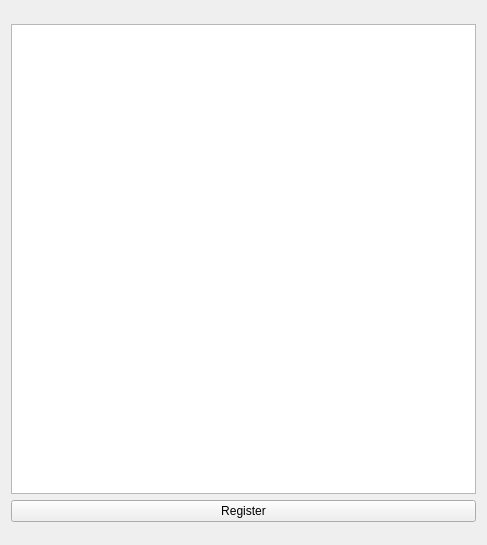
<?xml version="1.0" encoding="UTF-8"?>
<ui version="4.0">
 <class>tab_roi</class>
 <widget class="QWidget" name="tab_roi">
  <property name="geometry">
   <rect>
    <x>0</x>
    <y>0</y>
    <width>487</width>
    <height>545</height>
   </rect>
  </property>
  <property name="windowTitle">
   <string>Form</string>
  </property>
  <layout class="QVBoxLayout" name="verticalLayout_2">
   <property name="topMargin">
    <number>12</number>
   </property>
   <item>
    <layout class="QVBoxLayout" name="verticalLayout_3">
     <property name="topMargin">
      <number>12</number>
     </property>
     <property name="bottomMargin">
      <number>12</number>
     </property>
     <item>
      <widget class="QListView" name="roi_lv"/>
     </item>
     <item>
      <widget class="QPushButton" name="register_btn">
       <property name="text">
        <string>Register</string>
       </property>
      </widget>
     </item>
    </layout>
   </item>
  </layout>
 </widget>
 <resources/>
 <connections/>
</ui>
